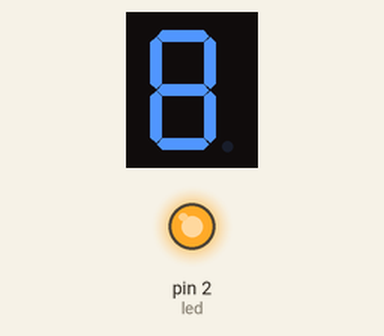
Simulated run of this sketch. Board: Arduino Uno, built with avr-gcc and run on an emulated ATmega328P. Shown: 1-digit seven-segment display, output pins drawn as LEDs (lit = HIGH). Wiring (inferred from the names in the program): 1-digit 7-segment display, segments lit when LOW: segments pin 10, pin 11, pin 12, pin 7, pin 6, pin 9, pin 8. The segment pins are drawn as the display they are named for; pins used as bus, display or sensor lines are not drawn.

Above: at 0.1 s.
At 2.1 s:
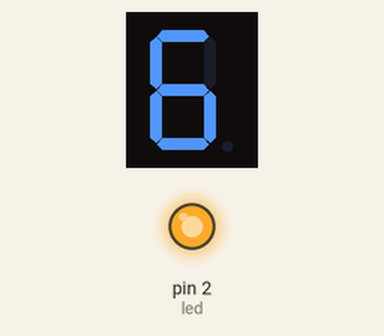
At 5.1 s:
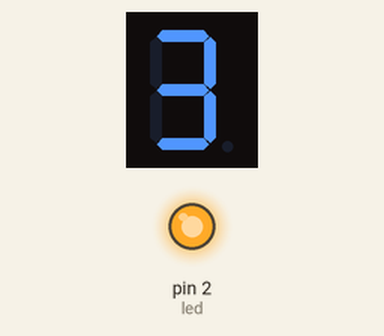
At 11.1 s:
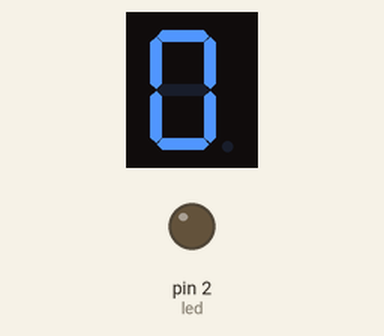
Timing chart, 0 to 13.5 s (numbered marks = the images above):
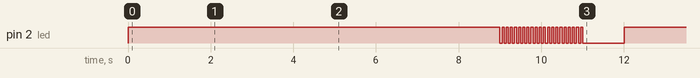

Measured:
- by itself, pin 2 (led): goes HIGH 9.0 s, 20 × (LOW 0.05 s, HIGH 0.05 s), LOW 1.0 s, then HIGH
- what the display in image 1 shows lasts 1.0 s, from 2.0 s to 3.0 s

The sketch:

7-segments-led.ino
```cpp
uint8_t a = 10;
uint8_t b = 11;
uint8_t c = 12;
uint8_t d = 7;
uint8_t e = 6;
uint8_t f = 9;
uint8_t g = 8;
uint8_t led = 2;

void setup()
{
  pinMode(a, OUTPUT);
  pinMode(b, OUTPUT);
  pinMode(c, OUTPUT);
  pinMode(d, OUTPUT);
  pinMode(e, OUTPUT);
  pinMode(f, OUTPUT);
  pinMode(g, OUTPUT);
  pinMode(led, OUTPUT);
}

bool end = false;
int initialValue = 8;
int timesBeforeEnd = 20;

void loop()
{
  if (end)
  {
    return;
  }

  // Off led.
  high(led);

  if (initialValue >= 0)
  {
    sevenSegment_display(a, b, c, d, e, f, g, initialValue);
    initialValue--;

    delay(1000);
    return;
  }

  if (timesBeforeEnd > 0)
  {
    low(led);
    delay(50);
    high(led);
    delay(50);

    timesBeforeEnd--;
    return;
  }

  if (timesBeforeEnd <= 0)
  {
    low(led);
    delay(1000);
    high(led);
    sevenSegment_display(a, b, c, d, e, f, g, -1);
    end = true;
  }
}

/********************************************************************
 ******* 1 bit 7-Segment shield
 ********************************************************************/
void sevenSegment_display(uint8_t a, uint8_t b, uint8_t c, uint8_t d, uint8_t e, uint8_t f, uint8_t g, uint8_t nb)
{
  if (nb < 0 || nb > 9)
  {
    high(a);
    high(b);
    high(c);
    high(d);
    high(e);
    high(f);
    high(g);
    return;
  }

  switch (nb)
  {
  case 0:
    low(a);
    low(b);
    low(c);
    low(d);
    low(e);
    low(f);
    high(g);
    break;
  case 1:
    high(a);
    low(b);
    low(c);
    high(d);
    high(e);
    high(f);
    high(g);
    break;
  case 2:
    low(a);
    low(b);
    high(c);
    low(d);
    low(e);
    high(f);
    low(g);
    break;
  case 3:
    low(a);
    low(b);
    low(c);
    low(d);
    high(e);
    high(f);
    low(g);
    break;
  case 4:
    high(a);
    low(b);
    low(c);
    high(d);
    high(e);
    low(f);
    low(g);
    break;
  case 5:
    low(a);
    high(b);
    low(c);
    low(d);
    high(e);
    low(f);
    low(g);
    break;
  case 6:
    low(a);
    high(b);
    low(c);
    low(d);
    low(e);
    low(f);
    low(g);
    break;
  case 7:
    low(a);
    low(b);
    low(c);
    high(d);
    high(e);
    high(f);
    high(g);
    break;
  case 8:
    low(a);
    low(b);
    low(c);
    low(d);
    low(e);
    low(f);
    low(g);
    break;
  case 9:
    low(a);
    low(b);
    low(c);
    low(d);
    high(e);
    low(f);
    low(g);
    break;
  }
}

/// <summary>
/// Write a HIGH value to a digital pin.
/// </summary>
/// <param name="pin">The number of the digital pin you want to write (int).</param>
void high(uint8_t pin)
{
  digitalWrite(pin, HIGH);
}

/// <summary>
/// Write a LOW value to a digital pin.
/// </summary>
/// <param name="pin">The number of the digital pin you want to write (int).</param>
void low(uint8_t pin)
{
  digitalWrite(pin, LOW);
}
```
